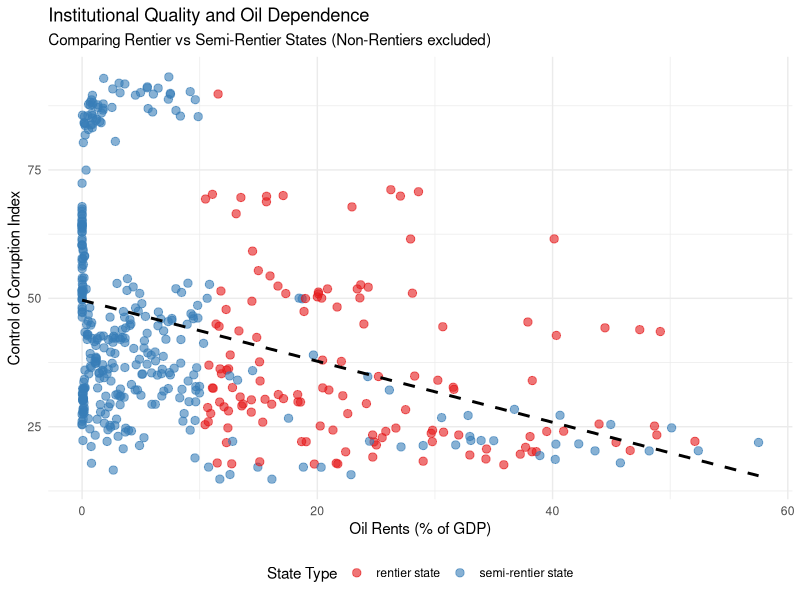
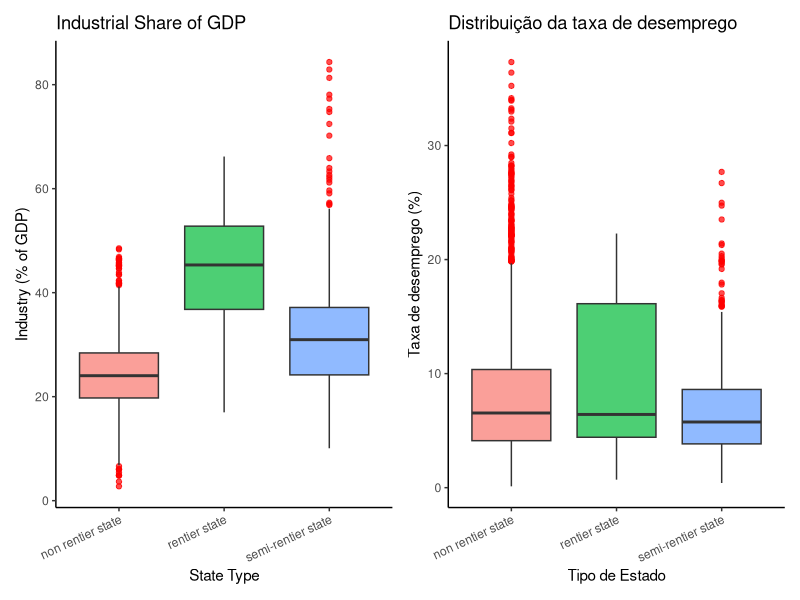
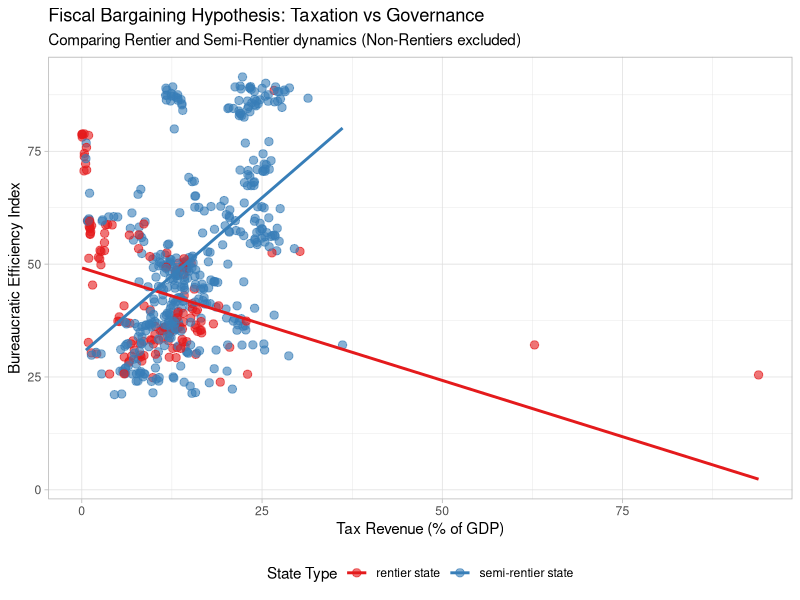
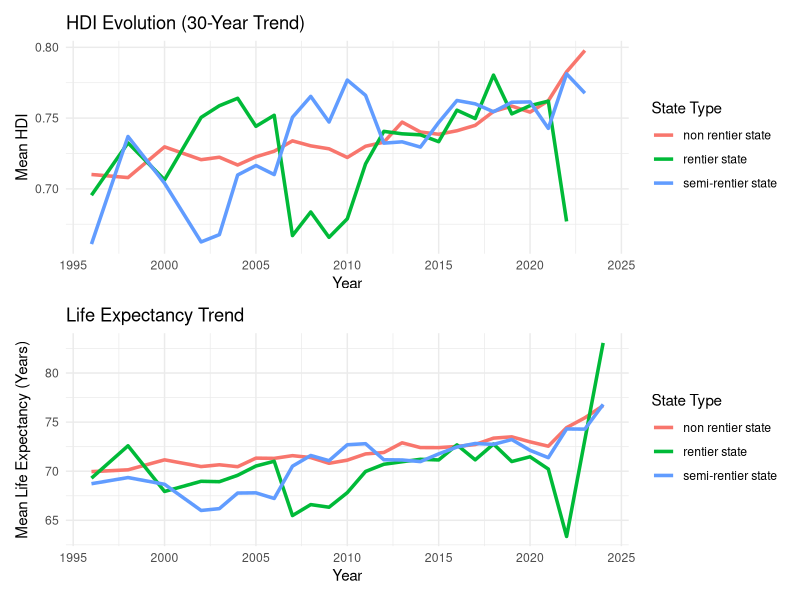
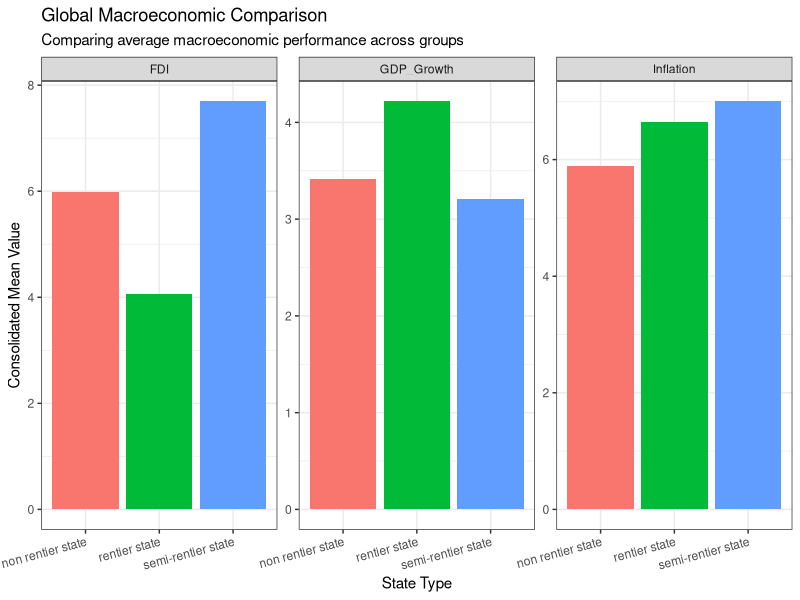

Write R code to recreate these figures, in order.
#==============================================================================
  
#  1. INITIAL SETUP AND COMPLETE DATA CLEANING

#==============================================================================
  
library(tidyverse)
library(patchwork)

#Loading the CSV file

dados_original <- read_csv("data-transform/main_database.csv")

#Force absolute conversion of all numeric columns handling commas/texts automatically

dados <- dados_original |>
  mutate(
    oil_share_gdp_x      = parse_number(as.character(oil_share_gdp_x)),
    tax_share_gdp_x      = parse_number(as.character(tax_share_gdp_x)),
    corruption_control_x = parse_number(as.character(corruption_control_x)),
    bureaucratic_eff_x   = parse_number(as.character(bureaucratic_eff_x)),
    gov_stability_x      = parse_number(as.character(gov_stability_x)),
    rule_of_law_x        = parse_number(as.character(rule_of_law_x)),
    industry_share_gdp_x = parse_number(as.character(industry_share_gdp_x)),
    unemployement_x      = parse_number(as.character(unemployement_x)),
    inflation_index_x    = parse_number(as.character(inflation_index_x)),
    economic_growth_x    = parse_number(as.character(economic_growth_x)),
    hdi                  = parse_number(as.character(hdi)),
    life_expectancy_x    = parse_number(as.character(life_expectancy_x))
  ) |>
  
#  Filter out rows where essential variables failed to convert and clean tax outliers

filter(!is.na(bureaucratic_eff_x),
       !is.na(corruption_control_x),
       !is.na(tax_share_gdp_x),
       tax_share_gdp_x >= 0,
       tax_share_gdp_x <= 100)

#==============================================================================
  
#  2. DESCRIPTIVE SUMMARY TABLE

#==============================================================================
  
  descriptive_table <- dados |>
  group_by(rentier_state) |>
  summarise(
    Countries_Obs = n_distinct(countries),
    Mean_Oil_GDP = mean(oil_share_gdp_x, na.rm = TRUE),
    Mean_HDI = mean(hdi, na.rm = TRUE),
    Mean_Life_Expectancy = mean(life_expectancy_x, na.rm = TRUE),
    Mean_Tax_GDP = mean(tax_share_gdp_x, na.rm = TRUE),
    Mean_Bureaucratic_Eff = mean(bureaucratic_eff_x, na.rm = TRUE),
    Mean_Industry_GDP = mean(industry_share_gdp_x, na.rm = TRUE),
    Mean_Unemployment = mean(unemployement_x, na.rm = TRUE),
    Mean_Inflation = mean(inflation_index_x, na.rm = TRUE),
    Mean_GDP_Growth = mean(economic_growth_x, na.rm = TRUE)
  )

print(descriptive_table)

#==============================================================================
  
#  3. DATA VISUALIZATIONS (IN ENGLISH)

#==============================================================================
  
#  --- Question 1: Institutional Quality vs Oil Dependence (WITHOUT Non-Rentiers) ---
  
#  Filtering to keep only states with actual oil dependence (Rentier and Semi-Rentier)

dados_petroleo_ativos <- dados |>
  filter(rentier_state %in% c("rentier state", "semi-rentier state"))

plot_q1 <- ggplot(dados_petroleo_ativos, aes(x = oil_share_gdp_x, y = corruption_control_x, color = rentier_state)) +
  geom_point(alpha = 0.6, size = 2.5) +
  geom_smooth(method = "lm", color = "black", se = FALSE, linetype = "dashed") +
  theme_minimal() +
  scale_color_brewer(palette = "Set1") +
  labs(
    title = "Institutional Quality and Oil Dependence",
    subtitle = "Comparing Rentier vs Semi-Rentier States (Non-Rentiers excluded)",
    x = "Oil Rents (% of GDP)",
    y = "Control of Corruption Index",
    color = "State Type"
  ) +
  theme(legend.position = "bottom")

#--- Question 2: The Dutch Disease Test (With X-Axis Label Rotation Fix) ---
  
  plot_industry <- ggplot(dados, aes(x = rentier_state, y = industry_share_gdp_x, fill = rentier_state)) +
  geom_boxplot(alpha = 0.7, outlier.color = "red") +
  theme_classic() +
  labs(
    title = "Industrial Share of GDP",
    x = "State Type",
    y = "Industry (% of GDP)"
  ) +
  theme(
    legend.position = "none",
    axis.text.x = element_text(angle = 25, hjust = 1) # Prevents text overlap
  )

plot_unemployment <- ggplot(dados, aes(x = rentier_state, y = unemployement_x, fill = rentier_state)) +
  geom_boxplot(alpha = 0.7, outlier.color = "red") +
  theme_classic() +
  labs(
    title = "Distribuição da taxa de desemprego",
    x = "Tipo de Estado",
    y = "Taxa de desemprego (%)"
  ) +
  theme(
    legend.position = "none",
    axis.text.x = element_text(angle = 25, hjust = 1) # Prevents text overlap
  )

#Displaying both side-by-side using patchwork

plot_q2 <- plot_industry + plot_unemployment

#--- Question 3: "No Taxation Without Representation" Hypothesis (WITHOUT Non-Rentiers) ---
  
#  Filtering to analyze the fiscal contract only on oil-producing states

plot_q3 <- ggplot(dados_petroleo_ativos, aes(x = tax_share_gdp_x, y = bureaucratic_eff_x, color = rentier_state)) +
  geom_point(alpha = 0.6, size = 2.5) +
  geom_smooth(method = "lm", aes(group = rentier_state), se = FALSE, linewidth = 1) +
  theme_light() +
  scale_color_brewer(palette = "Set1") +
  labs(
    title = "Fiscal Bargaining Hypothesis: Taxation vs Governance",
    subtitle = "Comparing Rentier and Semi-Rentier dynamics (Non-Rentiers excluded)",
    x = "Tax Revenue (% of GDP)",
    y = "Bureaucratic Efficiency Index",
    color = "State Type"
  ) +
  theme(legend.position = "bottom")

#--- Question 4: Human Development Evolution Over Time ---
  
  plot_hdi_time <- dados |>
  group_by(rentier_state, year) |>
  summarise(mean_hdi = mean(hdi, na.rm = TRUE), .groups = 'drop') |>
  ggplot(aes(x = year, y = mean_hdi, color = rentier_state)) +
  geom_line(linewidth = 1.2) +
  theme_minimal() +
  labs(
    title = "HDI Evolution (30-Year Trend)",
    x = "Year",
    y = "Mean HDI",
    color = "State Type"
  )

plot_life_time <- dados |>
  group_by(rentier_state, year) |>
  summarise(mean_life = mean(life_expectancy_x, na.rm = TRUE), .groups = 'drop') |>
  ggplot(aes(x = year, y = mean_life, color = rentier_state)) +
  geom_line(linewidth = 1.2) +
  theme_minimal() +
  labs(
    title = "Life Expectancy Trend",
    x = "Year",
    y = "Mean Life Expectancy (Years)",
    color = "State Type"
  )

plot_q4 <- plot_hdi_time / plot_life_time

#--- Question 5: Global Macroeconomic Indicators ---
  
  macro_data <- dados |>
  group_by(rentier_state) |>
  summarise(
    Inflation = mean(inflation_index_x, na.rm = TRUE),
    FDI = mean(foreign_investments_x, na.rm = TRUE),
    GDP_Growth = mean(economic_growth_x, na.rm = TRUE)
  ) |>
  pivot_longer(cols = c(Inflation, FDI, GDP_Growth), names_to = "Indicator", values_to = "Value")

plot_q5 <- ggplot(macro_data, aes(x = rentier_state, y = Value, fill = rentier_state)) +
  geom_col(position = "dodge") +
  facet_wrap(~Indicator, scales = "free_y") +
  theme_bw() +
  labs(
    title = "Global Macroeconomic Comparison",
    subtitle = "Comparing average macroeconomic performance across groups",
    x = "State Type",
    y = "Consolidated Mean Value"
  ) +
  theme(legend.position = "none", axis.text.x = element_text(angle = 15, hjust = 1))

#==============================================================================
  
#  HOW TO VIEW INDIVIDUAL PLOTS:
  
#  ==============================================================================
  
print(plot_q1) # Institutional Quality (Excluding Non-Rentier)

print(plot_q2) # Dutch Disease Boxplots (All groups, with rotated axis text)

print(plot_q3) # Taxation vs Governance (Excluding Non-Rentier)

print(plot_q4) # Development Trends Over Time

print(plot_q5) # Macroeconomic Bars
